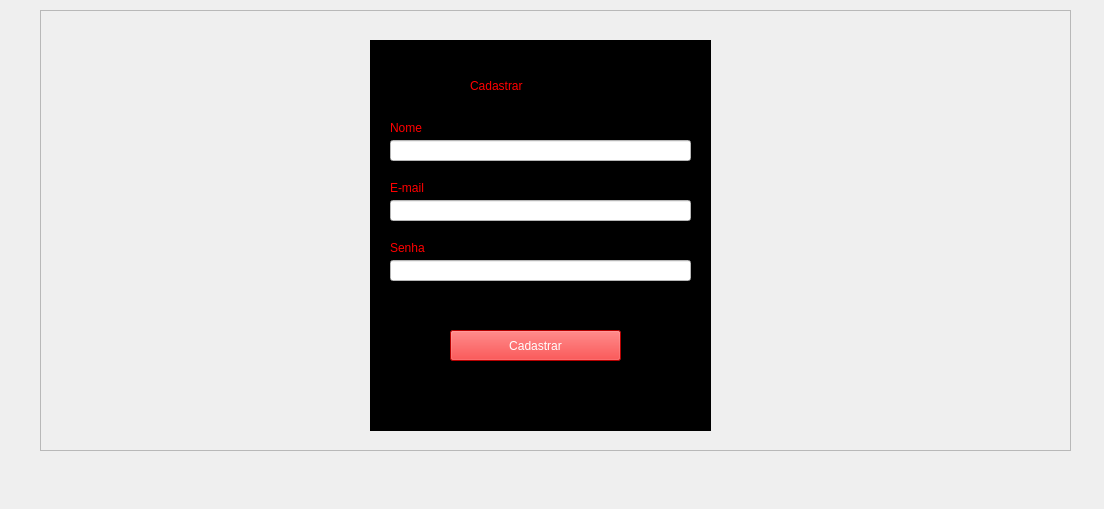
<?xml version="1.0" encoding="UTF-8"?>
<ui version="4.0">
 <class>tela_Cadastro</class>
 <widget class="QMainWindow" name="tela_Cadastro">
  <property name="geometry">
   <rect>
    <x>0</x>
    <y>0</y>
    <width>1104</width>
    <height>509</height>
   </rect>
  </property>
  <property name="windowTitle">
   <string>MainWindow</string>
  </property>
  <widget class="QWidget" name="Cadastro">
   <widget class="QFrame" name="Cadastrar">
    <property name="geometry">
     <rect>
      <x>40</x>
      <y>10</y>
      <width>1031</width>
      <height>441</height>
     </rect>
    </property>
    <property name="frameShape">
     <enum>QFrame::Shape::StyledPanel</enum>
    </property>
    <property name="frameShadow">
     <enum>QFrame::Shadow::Raised</enum>
    </property>
    <widget class="QFrame" name="Tela_Cadastro">
     <property name="geometry">
      <rect>
       <x>330</x>
       <y>30</y>
       <width>341</width>
       <height>391</height>
      </rect>
     </property>
     <property name="styleSheet">
      <string notr="true">background-color: rgb(0, 0, 0);</string>
     </property>
     <property name="frameShape">
      <enum>QFrame::Shape::StyledPanel</enum>
     </property>
     <property name="frameShadow">
      <enum>QFrame::Shadow::Raised</enum>
     </property>
     <widget class="QLabel" name="txt_Cadastro">
      <property name="geometry">
       <rect>
        <x>100</x>
        <y>30</y>
        <width>141</width>
        <height>31</height>
       </rect>
      </property>
      <property name="styleSheet">
       <string notr="true">color: rgb(255, 0, 0);
font: 22pt &quot;Segoe UI&quot;;</string>
      </property>
      <property name="text">
       <string>Cadastrar</string>
      </property>
     </widget>
     <widget class="QLabel" name="txt_Nome">
      <property name="geometry">
       <rect>
        <x>20</x>
        <y>80</y>
        <width>49</width>
        <height>16</height>
       </rect>
      </property>
      <property name="styleSheet">
       <string notr="true">color: rgb(255, 0, 0);</string>
      </property>
      <property name="text">
       <string>Nome</string>
      </property>
     </widget>
     <widget class="QLabel" name="txt_Email">
      <property name="geometry">
       <rect>
        <x>20</x>
        <y>140</y>
        <width>49</width>
        <height>16</height>
       </rect>
      </property>
      <property name="styleSheet">
       <string notr="true">color: rgb(255, 0, 0);</string>
      </property>
      <property name="text">
       <string>E-mail</string>
      </property>
     </widget>
     <widget class="QLabel" name="txt_Senha">
      <property name="geometry">
       <rect>
        <x>20</x>
        <y>200</y>
        <width>49</width>
        <height>16</height>
       </rect>
      </property>
      <property name="styleSheet">
       <string notr="true">color: rgb(255, 0, 0);</string>
      </property>
      <property name="text">
       <string>Senha</string>
      </property>
     </widget>
     <widget class="QLineEdit" name="btn_Senha">
      <property name="geometry">
       <rect>
        <x>20</x>
        <y>220</y>
        <width>301</width>
        <height>21</height>
       </rect>
      </property>
      <property name="styleSheet">
       <string notr="true">background-color: rgb(255, 255, 255);</string>
      </property>
      <property name="echoMode">
       <enum>QLineEdit::EchoMode::Password</enum>
      </property>
     </widget>
     <widget class="QLineEdit" name="btn_Email">
      <property name="geometry">
       <rect>
        <x>20</x>
        <y>160</y>
        <width>301</width>
        <height>21</height>
       </rect>
      </property>
      <property name="styleSheet">
       <string notr="true">background-color: rgb(255, 255, 255);</string>
      </property>
     </widget>
     <widget class="QLineEdit" name="btn_Nome">
      <property name="geometry">
       <rect>
        <x>20</x>
        <y>100</y>
        <width>301</width>
        <height>21</height>
       </rect>
      </property>
      <property name="styleSheet">
       <string notr="true">background-color: rgb(255, 255, 255);</string>
      </property>
     </widget>
     <widget class="QPushButton" name="btn_Cadastro">
      <property name="geometry">
       <rect>
        <x>80</x>
        <y>290</y>
        <width>171</width>
        <height>31</height>
       </rect>
      </property>
      <property name="styleSheet">
       <string notr="true">color: rgb(255, 255, 255);
background-color: rgb(255, 0, 0);</string>
      </property>
      <property name="text">
       <string>Cadastrar</string>
      </property>
     </widget>
    </widget>
    <widget class="QLabel" name="label">
     <property name="geometry">
      <rect>
       <x>0</x>
       <y>0</y>
       <width>1041</width>
       <height>471</height>
      </rect>
     </property>
     <property name="text">
      <string/>
     </property>
     <property name="pixmap">
      <pixmap resource="../qrc/fme.qrc">:/icon 01/fme.jpg</pixmap>
     </property>
     <property name="scaledContents">
      <bool>true</bool>
     </property>
    </widget>
    <zorder>label</zorder>
    <zorder>Tela_Cadastro</zorder>
   </widget>
  </widget>
  <widget class="QMenuBar" name="menubar">
   <property name="geometry">
    <rect>
     <x>0</x>
     <y>0</y>
     <width>1104</width>
     <height>33</height>
    </rect>
   </property>
  </widget>
 </widget>
 <resources>
  <include location="../qrc/fme.qrc"/>
 </resources>
 <connections/>
</ui>
